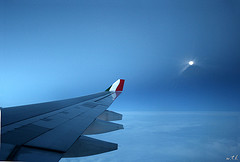
#> input picture dataset/dataset/0003_488456796.jpg, 240 x 162 px; its folder holds 4 pictures in this run
$ python index_sift.py
#> lines starting #> are read from the running program, lines starting #| are printed output that depends on the picture
### sift/pgmconverter.py
from PIL import Image, ImageTk

def convertGray(filename):
#> called with filename = 'dataset/dataset/0003_488456796.jpg'
    im = Image.open(filename)
#> im is the input picture: PIL image 240x162 RGB; mean R, G, B 65.7, 121.9, 173.3
    im = im.convert('L')
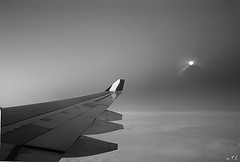
#> im: PIL image 240x162 L; min 0, max 254, mean 110.9
    nameWithoutExt = filename.split(".")[0]
    parts = nameWithoutExt.split("\\")
    nameWithoutFilePath = parts[len(parts) - 1]
    im.save("sift\\" + nameWithoutFilePath + ".pgm")

# [7 lines left out: function convertQueryToGray, not called in this run]

### index_sift.py
from sift.pgmconverter import convertGray
from sift.keyconverter import convertKey
import glob
from sift.vwhist import vwHist

for imagePath in glob.glob("dataset\dataset\*.jpg"):
    convertGray(imagePath)
#> pass 2 of the loop `for imagePath in glob.glob("dataset\dataset\*.jpg"):`:
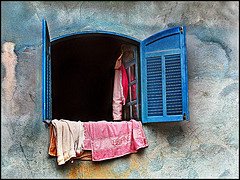
#> input picture dataset/dataset/0006_209115798.jpg, 240 x 180 px
#> in convertGray, im is the input picture: PIL image 240x180 RGB; mean R, G, B 115.9, 121.5, 127.1
#> in convertGray (call 2), `im = im.convert('L')`:
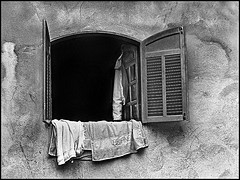
#> im: PIL image 240x180 L; min 0, max 255, mean 120.5
for imagePath in glob.glob("sift\*.pgm"):
    vwHist(imagePath)
